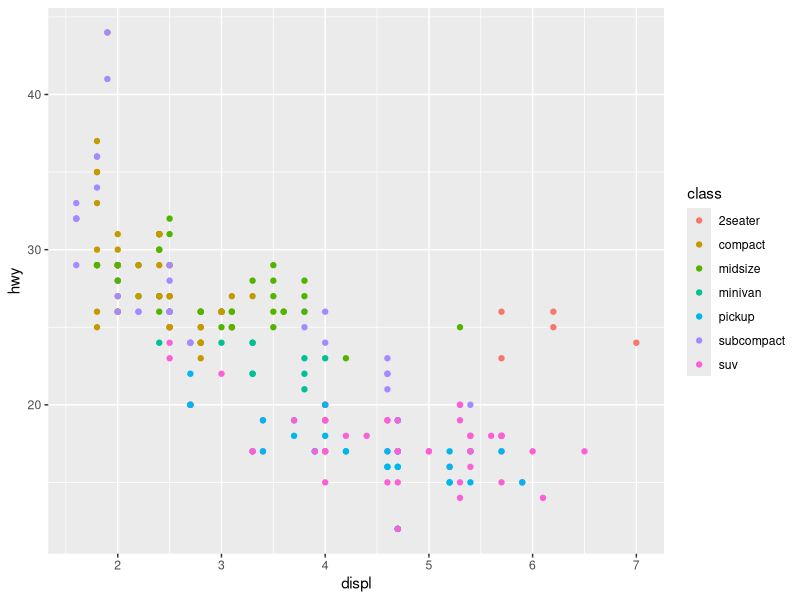
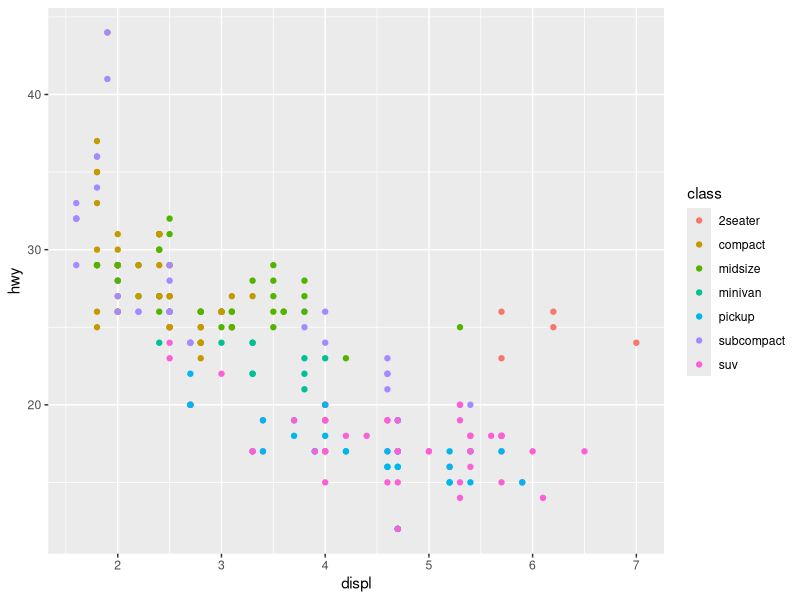
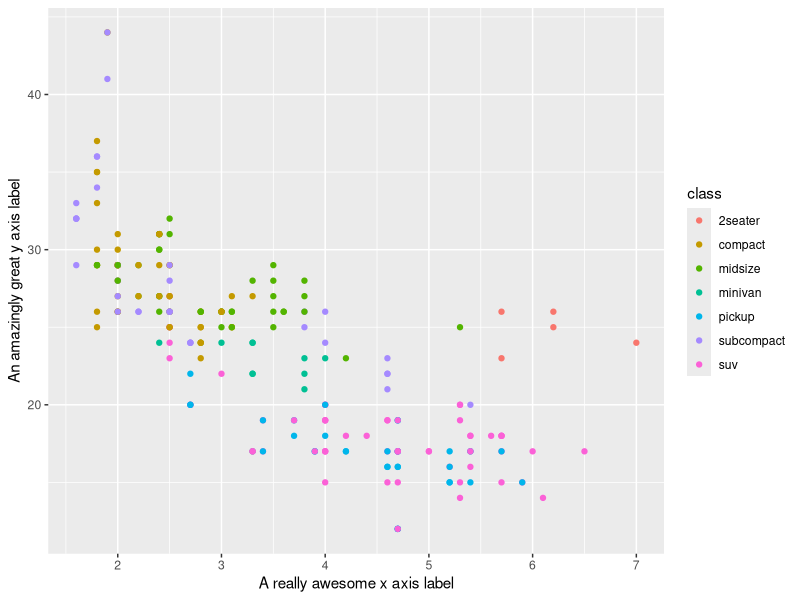
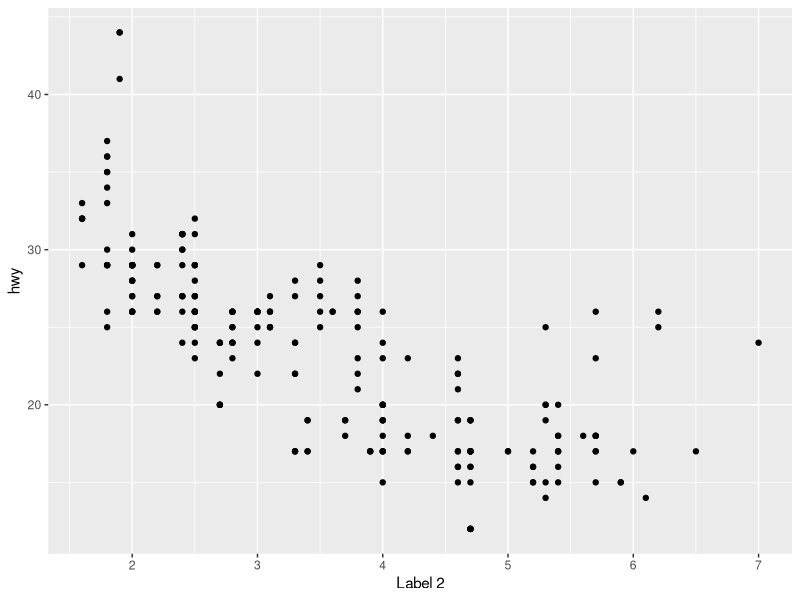
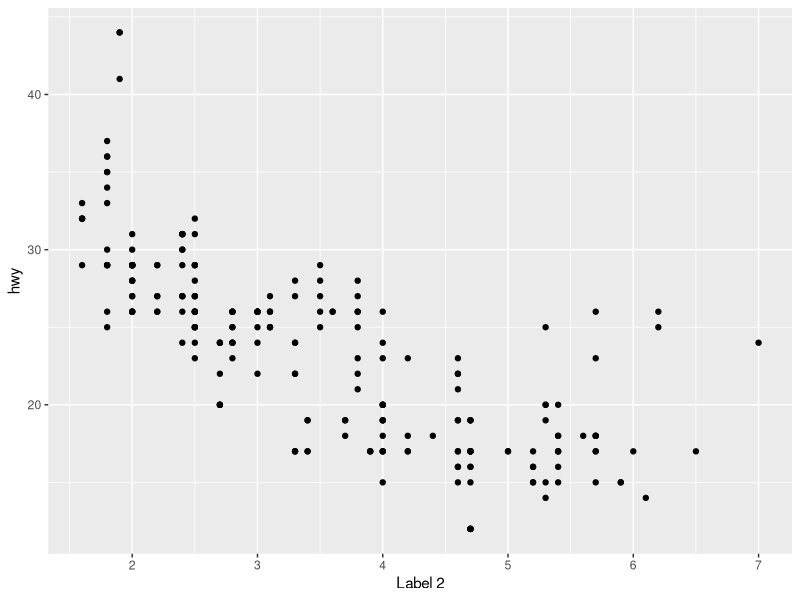
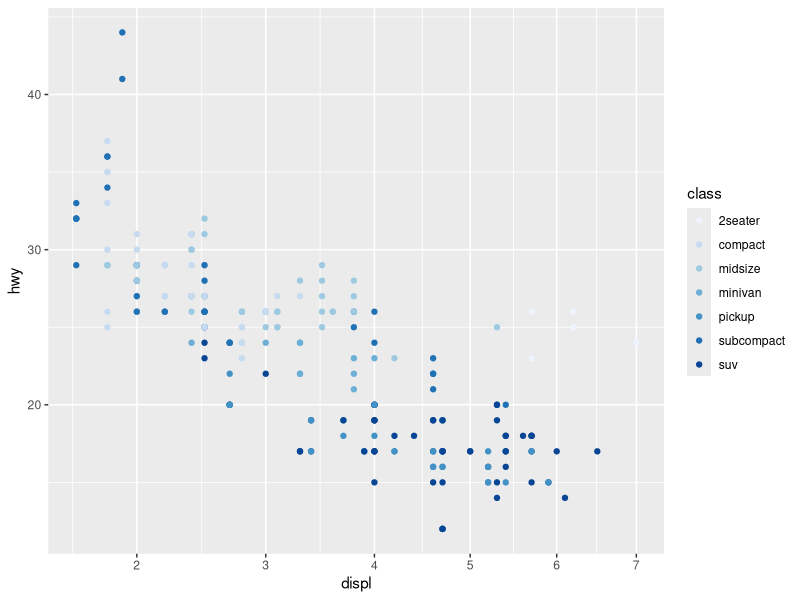
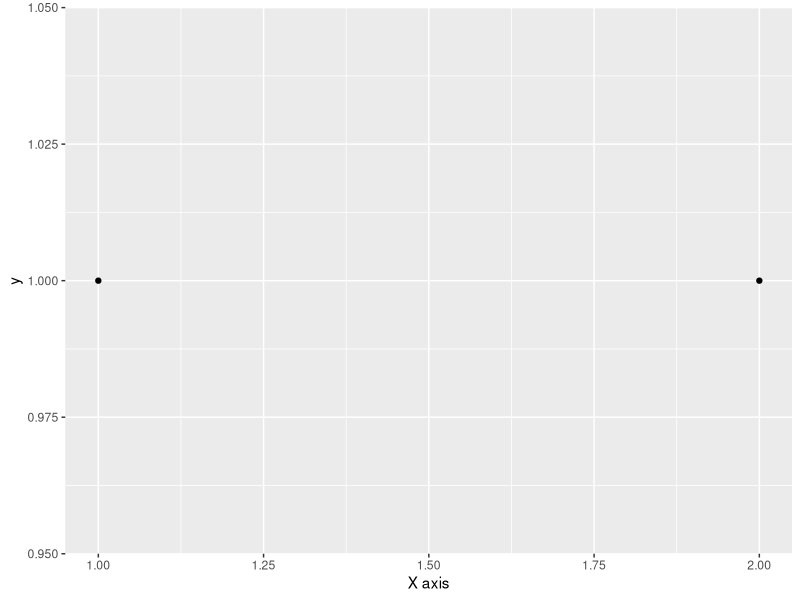
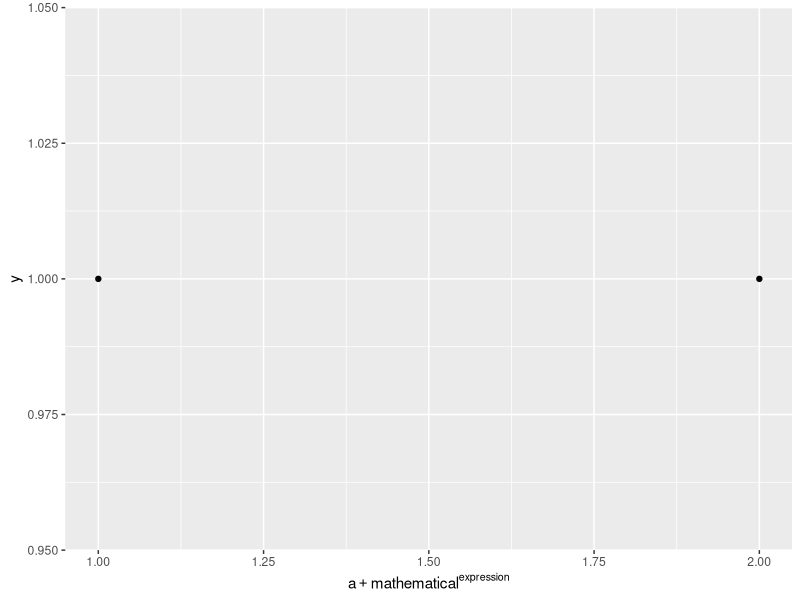

These figures' R source, in order: (Note: this script raises an error after producing the figures.)
## ---- chunk 1
library(ggplot2)
ggplot(mpg, aes(displ, hwy)) +
  geom_point(aes(colour = class))

##Default
ggplot(mpg, aes(displ, hwy)) +
  geom_point(aes(colour = class)) +
  scale_x_continuous() +
  scale_y_continuous() +
  scale_colour_discrete()


##override some default  
ggplot(mpg, aes(displ, hwy)) +
  geom_point(aes(colour = class)) +
  scale_x_continuous("A really awesome x axis label") +
  scale_y_continuous("An amazingly great y axis label")


ggplot(mpg, aes(displ, hwy)) +
  geom_point() +
  scale_x_continuous("Label 1") +
  scale_x_continuous("Label 2")

ggplot(mpg, aes(displ, hwy)) +
  geom_point() +
  scale_x_continuous("Label 2")

ggplot(mpg, aes(displ, hwy)) +
  geom_point(aes(colour = class)) +
  scale_x_sqrt() +
  scale_colour_brewer()
## ---- chunk 2
df <- data.frame(x = 1:2, y = 1, z = "a")
p <- ggplot(df, aes(x, y)) + geom_point()
p + scale_x_continuous("X axis")
p + scale_x_continuous(quote(a + mathematical ^ expression))

p <- ggplot(df, aes(x, y)) + geom_point(aes(colour = z))
p +
  xlab("X axis") +
  ylab("Y axis")
p + labs(x = "X axis", y = "Y axis", colour =
           "Colour\nlegend")

## no label
p <- ggplot(df, aes(x, y)) + 
  geom_point() +
  theme(plot.background = element_rect(colour = "grey50"))
p + labs(x = "", y = "")
p + labs(x = NULL, y = NULL)
## ---- chunk 3
df <- data.frame(x = c(1, 3, 5) * 1000, y = 1)
axs <- ggplot(df, aes(x, y)) +
  geom_point() +
  labs(x = NULL, y = NULL)
axs
axs + scale_x_continuous(breaks = c(2000, 4000))
axs + scale_x_continuous(breaks = c(2000, 4000), labels = c("2k", "4k"))  



leg <- ggplot(df, aes(y, x, fill = x)) +
  geom_tile() +
  labs(x = NULL, y = NULL)
leg
leg + scale_fill_continuous(breaks = c(2000, 4000))
leg + scale_fill_continuous(breaks = c(2000, 4000), labels = c("2k", "4k"))
## ---- chunk 4
df2 <- data.frame(x = 1:3, y = c("a", "b", "c"))
ggplot(df2, aes(x, y)) +
  geom_point()
ggplot(df2, aes(x, y)) +
  geom_point() +
  scale_y_discrete(labels = c(a = "apple", b = "banana", c = "carrot"))

axs + scale_x_continuous(breaks = NULL)
axs + scale_x_continuous(labels = NULL)

leg + scale_fill_continuous(breaks = NULL)
leg + scale_fill_continuous(labels = NULL)
## ---- chunk 5
axs + scale_y_continuous(labels = scales::percent_format())
axs + scale_y_continuous(labels = scales::dollar_format("$"))
leg + scale_fill_continuous(labels = scales::unit_format("k", 1e-3))
## ---- chunk 6
df <- data.frame(x = c(2, 3, 5, 10, 200, 3000), y = 1)
ggplot(df, aes(x, y)) +
  geom_point() +
  scale_x_log10()
mb <- as.numeric(1:10 %o% 10 ^ (0:4))
ggplot(df, aes(x, y)) +
  geom_point() +
  scale_x_log10(minor_breaks = log10(mb))
## ---- chunk 7
df <- data.frame(x=0,y = c(1, 2, 3), z=c('a','b','c'))
ggplot(df, aes(y, y)) +
  geom_point(size = 4, colour = "grey20") +
  geom_point(aes(colour = z), size = 2)
ggplot(df, aes(y, y)) +
  geom_point(size = 4, colour = "grey20", show.legend = TRUE) +
  geom_point(aes(colour = z), size = 2)

norm <- data.frame(x = rnorm(1000), y = rnorm(1000))
norm$z <- cut(norm$x, 3, labels = c("a", "b", "c"))
ggplot(norm, aes(x, y)) +
  geom_point(aes(colour = z), alpha = 0.1)
ggplot(norm, aes(x, y)) +
  geom_point(aes(colour = z), alpha = 0.1) +
  guides(colour = guide_legend(override.aes = list(alpha = 1)))

ggplot(df, aes(x, y)) + geom_point(aes(colour = z))
ggplot(df, aes(x, y)) + geom_point(aes(shape = z))
ggplot(df, aes(x, y)) + geom_point(aes(shape = z, colour = z))
## ---- chunk 8
df <- data.frame(x = 1:3, y = 1:3, z = c("a", "b", "c"))
base <- ggplot(df, aes(x, y)) +
  geom_point(aes(colour = z), size = 3) +
  xlab(NULL) +
  ylab(NULL)
base + theme(legend.position = "right") # the default
base + theme(legend.position = "bottom")
base + theme(legend.position = "none")
## ---- chunk 9
base <- ggplot(df, aes(x, y)) +
  geom_point(aes(colour = z), size = 3)
base + theme(legend.position = c(0, 1), legend.justification = c(0, 1))
base + theme(legend.position = c(0.5, 0.5), legend.justification = c(0.5, 0.5))
base + theme(legend.position = c(1, 0), legend.justification = c(1, 0))
## ---- chunk 10
df <- data.frame(x = 1, y = 1:3, z = 1:3)
base <- ggplot(df, aes(x, y)) + geom_raster(aes(fill = z))
base
base + scale_fill_continuous(guide = guide_legend())
base + guides(fill = guide_legend())
## ---- chunk 11
df <- data.frame(x = 1, y = 1:4, z = letters[1:4])
# Base plot
p <- ggplot(df, aes(x, y)) + geom_raster(aes(fill = z))
p
p + guides(fill = guide_legend(ncol = 2))
p + guides(fill = guide_legend(ncol = 2, byrow = TRUE))

p <- ggplot(df, aes(1, y)) + geom_bar(stat = "identity", aes(fill = z))
p
p + guides(fill = guide_legend(reverse = TRUE))
## ---- chunk 12
df <- data.frame(x = 1, y = 1:4, z = 4:1)
p <- ggplot(df, aes(x, y)) + geom_tile(aes(fill = z))
p
p + guides(fill = guide_colorbar(reverse = TRUE))
p + guides(fill = guide_colorbar(barheight = unit(4, "cm")))
## ---- chunk 13
df <- data.frame(x = 1:3, y = 1:3)
base <- ggplot(df, aes(x, y)) + geom_point()
base
base + scale_x_continuous(limits = c(1.5, 2.5))
#> Warning: Removed 2 rows containing missing values (geom_point).
base + scale_x_continuous(limits = c(0, 4))
base + xlim(0, 4)
base + xlim(4, 0)
base + lims(x = c(0, 4))
## ---- chunk 14
ggplot(faithfuld, aes(waiting, eruptions)) + 
  geom_raster(aes(fill = density)) +
  theme(legend.position = "none")
ggplot(faithfuld, aes(waiting, eruptions)) +
  geom_raster(aes(fill = density)) +
  scale_x_continuous(expand = c(0,0)) +
  scale_y_continuous(expand = c(0,0)) +
  theme(legend.position = "none")

## ---- chunk 15
df <- data.frame(x = 1:5)
p <- ggplot(df, aes(x, 1)) + geom_tile(aes(fill = x), colour = "white")
p
p + scale_fill_gradient(limits = c(2, 4))
p + scale_fill_gradient(limits = c(2, 4), oob = scales::squish)
## ---- chunk 16
# Convert from fuel economy to fuel consumption
ggplot(mpg, aes(displ, hwy)) +
  geom_point() +
  scale_y_continuous(trans = "reciprocal")
# Log transform x and y axes
ggplot(diamonds, aes(price, carat)) +
  geom_bin2d() +
  scale_x_continuous(trans = "log10") +
  scale_y_continuous(trans = "log10")


base <- ggplot(economics, aes(date, psavert)) +
  geom_line(na.rm = TRUE) +
  labs(x = NULL, y = NULL)
base # Default breaks and labels
base + scale_x_date(date_labels = "%y", date_breaks = "5 years")

base + scale_x_date(
  limits = as.Date(c("2004-01-01", "2005-01-01")),
  date_labels = "%b %y",
  date_minor_breaks = "1 month"
  )
base + scale_x_date(
  limits = as.Date(c("2004-01-01", "2004-06-01")),
  date_labels = "%m/%d",
  date_minor_breaks = "2 weeks"
  )


## ---- chunk 17
erupt <- ggplot(faithfuld, aes(waiting, eruptions, fill = density)) +
  geom_raster() +
  scale_x_continuous(NULL, expand = c(0, 0)) +
  scale_y_continuous(NULL, expand = c(0, 0)) +
  theme(legend.position = "none")

erupt
erupt + scale_fill_gradient(low = "white", high = "black")
erupt + scale_fill_gradient(
  low = munsell::mnsl("5G 9/2"),
  high = munsell::mnsl("5G 6/8")
  )


mid <- median(faithfuld$density)
erupt + scale_fill_gradient2(midpoint = mid)

erupt + scale_fill_gradientn(colours = terrain.colors(7))
erupt + scale_fill_gradientn(colours = colorspace::heat_hcl(7))
erupt + scale_fill_gradientn(colours = colorspace::diverge_hcl(7))

erupt + scale_fill_distiller()
erupt + scale_fill_distiller(palette = "RdPu")
erupt + scale_fill_distiller(palette = "YlOrBr")
## ---- chunk 18
df <- data.frame(x = 1, y = 1:5, z = c(1, 3, 2, NA, 5))
p <- ggplot(df, aes(x, y)) + geom_tile(aes(fill = z), size = 5)
p
# Make missing colours invisible
p + scale_fill_gradient(na.value = NA)
# Customise on a black and white scale
p + scale_fill_gradient(low = "black", high = "white", na.value = "red")
## ---- chunk 19
df <- data.frame(x = c("a", "b", "c", "d"), y = c(3, 4, 1, 2))
bars <- ggplot(df, aes(x, y, fill = x)) + 
  geom_bar(stat = "identity") +
  labs(x = NULL, y = NULL) + 
  theme(legend.position = "none")

bars
bars + scale_fill_hue(c = 40)
bars + scale_fill_hue(h = c(180, 300))

bars + scale_fill_brewer(palette = "Set1")
bars + scale_fill_brewer(palette = "Set2")
bars + scale_fill_brewer(palette = "Accent")

bars + scale_fill_grey()
bars + scale_fill_grey(start = 0.5, end = 1)
bars + scale_fill_grey(start = 0, end = 0.5)


## ---- chunk 20
#Bright colours work best with points
df <- data.frame(x = 1:3 + runif(30), y = runif(30), z = c("a", "b", "c"))
point <- ggplot(df, aes(x, y)) +
  geom_point(aes(colour = z)) +
  theme(legend.position = "none") +
  labs(x = NULL, y = NULL)
point + scale_colour_brewer(palette = "Set1")
point + scale_colour_brewer(palette = "Set2")
point + scale_colour_brewer(palette = "Pastel1")


# Subtler colours work better with areas
df <- data.frame(x = 1:3, y = 3:1, z = c("a", "b", "c"))
area <- ggplot(df, aes(x, y)) +
  geom_bar(aes(fill = z), stat = "identity") +
  theme(legend.position = "none") +
  labs(x = NULL, y = NULL)
area + scale_fill_brewer(palette = "Set1")
area + scale_fill_brewer(palette = "Set2")
area + scale_fill_brewer(palette = "Pastel1")
## ---- chunk 21
plot <- ggplot(msleep, aes(brainwt, bodywt)) +
  scale_x_log10() +
  scale_y_log10()
plot
plot +
  geom_point(aes(colour = vore)) +
  scale_colour_manual(
    values = c("red", "orange", "green", "blue"),
    na.value = "grey50"
    )

colours <- c(
  carni = "red",
  insecti = "orange",
  herbi = "green",
  omni = "blue"
  )
plot +
  geom_point(aes(colour = vore)) +
  scale_colour_manual(values = colours)


huron <- data.frame(year = 1875:1972, level = as.numeric(LakeHuron))
ggplot(huron, aes(year)) +
  geom_line(aes(y = level + 5), colour = "red") +
  geom_line(aes(y = level - 5), colour = "blue")


ggplot(huron, aes(year)) +
  geom_line(aes(y = level + 5, colour = "above")) +
  geom_line(aes(y = level - 5, colour = "below"))
  

ggplot(huron, aes(year)) +
  geom_line(aes(y = level + 5, colour = "above")) +
  geom_line(aes(y = level - 5, colour = "below")) +
  scale_colour_manual("Direction",
                      values = c("above" = "red", "below" =
                                   "blue")
                      )
## ---- chunk 22
ggplot(luv_colours, aes(u, v)) +
  geom_point(aes(colour = col), size = 3) +
  scale_color_identity() +
  coord_equal()
## ---- chunk 23
library(ggplot2)
mpg2 <- subset(mpg, cyl != 5 & drv %in% c("4", "f") & class != "2seater")
base <- ggplot(mpg2, aes(displ, hwy)) +
  geom_blank() +
  xlab(NULL) +
  ylab(NULL)
base + facet_wrap(~class, ncol = 3)
base + facet_wrap(~class, ncol = 3, as.table = FALSE)

base + facet_wrap(~class, nrow = 3)
base + facet_wrap(~class, nrow = 3, dir = "v")
## ---- chunk 24
base + facet_grid(. ~ cyl)
base + facet_grid(drv ~ .)
base + facet_grid(drv ~ cyl)
## ---- chunk 25
p <- ggplot(mpg2, aes(cty, hwy)) +
  geom_abline() +
  geom_jitter(width = 0.1, height = 0.1)
p + facet_wrap(~cyl)
p + facet_wrap(~cyl, scales = "free")
## ---- chunk 26
economics_long
ggplot(economics_long, aes(date, value)) + 
  geom_line() +
  facet_wrap(~variable, scales = "free_y", ncol = 1)


mpg2$model <- reorder(mpg2$model, mpg2$cty)
mpg2$manufacturer <- reorder(mpg2$manufacturer,-mpg2$cty)
ggplot(mpg2, aes(cty, model)) +
  geom_point() +
  facet_grid(manufacturer ~ ., scales = "free", space = "free") +
  theme(strip.text.y = element_text(angle = 0))
## ---- chunk 27
df1 <- data.frame(x = 1:3, y = 1:3, gender = c("f", "f", "m"))
df2 <- data.frame(x = 2, y = 2)
ggplot(df1, aes(x, y)) +
  geom_point(data = df2, colour = "red", size = 2) +
  geom_point() +
  facet_wrap(~gender)
## ---- chunk 28
library(dplyr)
df <- data.frame(
  x = rnorm(120, c(0, 2, 4)),
  y = rnorm(120, c(1, 2, 1)),
  z = letters[1:3]
)
ggplot(df, aes(x, y)) +
  geom_point(aes(colour = z))

ggplot(df, aes(x, y)) +
  geom_point() +
  facet_wrap(~z)

df_sum <- df %>%
  group_by(z) %>%
  summarise(x = mean(x), y = mean(y)) %>%
  rename(z2 = z)

ggplot(df, aes(x, y)) +
  geom_point() +
  geom_point(aes(colour = z2), data = df_sum, size = 4) +
  facet_wrap(~z)
# put all the data in the background of each panel:
df2 <- select(df, -z)
ggplot(df, aes(x, y)) +
  geom_point(data = df2, colour = "grey70") +
  geom_point(aes(colour = z)) +
  facet_wrap(~z)
## ---- chunk 29
# Bins of width 1
mpg2$disp_w <- cut_width(mpg2$displ, 1)
# Six bins of equal length
mpg2$disp_i <- cut_interval(mpg2$displ, 6)
# Six bins containing equal numbers of points
mpg2$disp_n <- cut_number(mpg2$displ, 6)

plot <- ggplot(mpg2, aes(cty, hwy)) +
  geom_point() +
  labs(x = NULL, y = NULL)
plot + facet_wrap(~disp_w, nrow = 1)
plot + facet_wrap(~disp_i, nrow = 1)
plot + facet_wrap(~disp_n, nrow = 1)
## ---- chunk 30
base <- ggplot(mpg, aes(displ, hwy)) +
  geom_point() +
  geom_smooth()
# Full dataset
base
# Scaling to 5--7 throws away data outside that range
base + scale_x_continuous(limits = c(5, 7))
# Zooming to 5--7 keeps all the data but only shows some of it
base + coord_cartesian(xlim = c(5, 7))
## ---- chunk 31
ggplot(mpg, aes(displ, cty)) +
  geom_point() +
  geom_smooth()
# Exchanging cty and displ rotates the plot 90 degrees, but the smooth
# is fit to the rotated data.
ggplot(mpg, aes(cty, displ)) +
  geom_point() +
  geom_smooth()

# coord_flip() fits the smooth to the original data, and then rotates
# the output
ggplot(mpg, aes(displ, cty)) +
  geom_point() +
  geom_smooth() +
  coord_flip()

## ---- chunk 32
rect <- data.frame(x = 50, y = 50)
line <- data.frame(x = c(1, 200), y = c(100, 1))
base <- ggplot(mapping = aes(x, y)) +
  geom_tile(data = rect, aes(width = 50, height = 50)) +
  geom_line(data = line) +
  xlab(NULL) + ylab(NULL)
base
base + coord_polar("x")
base + coord_polar("y")
base + coord_flip()
base + coord_trans(y = "log10")
base + coord_equal()
## ---- chunk 33
df <- data.frame(r = c(0, 1), theta = c(0, 3 / 2 * pi))
ggplot(df, aes(r, theta)) +
  geom_line() +
  geom_point(size = 2, colour = "red")

interp <- function(rng, n) {
  seq(rng[1], rng[2], length = n)
  }

munched <- data.frame(
  r = interp(df$r, 15),
  theta = interp(df$theta, 15)
  )
ggplot(munched, aes(r, theta)) +
  geom_line() +
  geom_point(size = 2, colour = "red")

transformed <- transform(munched,
                         x = r * sin(theta),
                         y = r * cos(theta)
                         )

 ggplot(transformed, aes(x, y)) +
     geom_path() +
     geom_point(size = 2, colour = "red") +
     coord_equal()

## ---- chunk 34
# Linear model on original scale is poor fit
base <- ggplot(diamonds, aes(carat, price)) +
  stat_bin2d() +
  geom_smooth(method = "lm") +
  xlab(NULL) +
  ylab(NULL) +
  theme(legend.position = "none")
base
# Better fit on log scale, but harder to interpret
base +
  scale_x_log10() +
  scale_y_log10()
# Fit on log scale, then backtransform to original.
# Highlights lack of expensive diamonds with large carats
pow10 <- scales::exp_trans(10)
base +
  scale_x_log10() +
  scale_y_log10() +
  coord_trans(x = pow10, y = pow10)
## ---- chunk 35
base <- ggplot(mtcars, aes(factor(1), fill = factor(cyl))) +
  geom_bar(width = 1) +
  theme(legend.position = "none") +
  scale_x_discrete(NULL, expand = c(0, 0)) +
  scale_y_continuous(NULL, expand = c(0, 0))
# Stacked barchart
base

# Pie chart
base + coord_polar(theta = "y")
# The bullseye chart
base + coord_polar()
## ---- chunk 36
#library(map_data)
# Prepare a map of NZ
nzmap <- ggplot(map_data("nz"), aes(long, lat, group = group)) +
  geom_polygon(fill = "white", colour = "black") +
  xlab(NULL) + 
  ylab(NULL)
# Plot it in cartesian coordinates
nzmap
# With the aspect ratio approximation
nzmap + coord_quickmap()


world <- map_data("world")
worldmap <- ggplot(world, aes(long, lat, group = group)) +
  geom_path() +
  scale_y_continuous(NULL, breaks = (-2:3) * 30, labels = NULL) +
  scale_x_continuous(NULL, breaks = (-4:4) * 45, labels = NULL)


worldmap + coord_map()
   # Some crazier projections
worldmap + coord_map("ortho")
worldmap + coord_map("stereographic")
